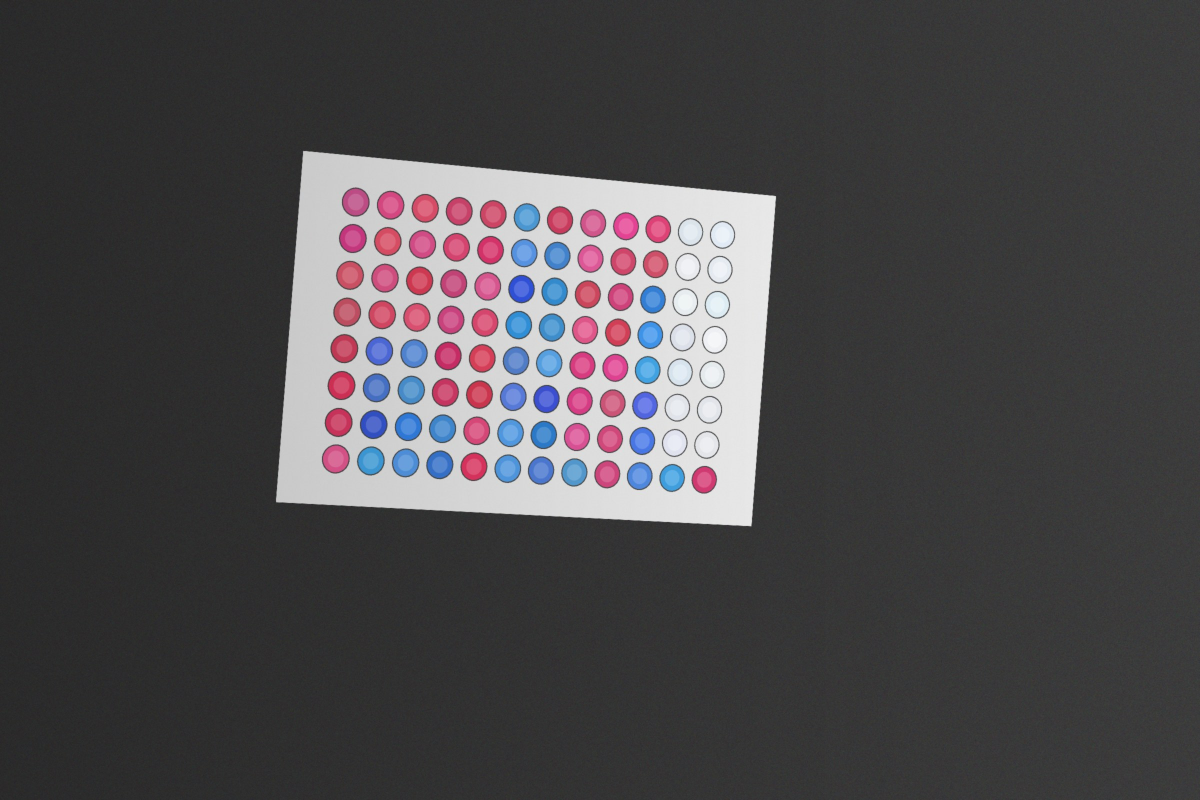
#> input picture samples/sample_01.jpg, 2400 x 1600 px (shown at 1/2 size)
$ python probe3_grid.py samples/sample_01.jpg   (older library calls are emulated)
#> lines starting #> are read from the running program, lines starting #| are printed output that depends on the picture; after the words box and inside, x2 and y2 are one past the last pixel; in counts of white or black regions, pixels touching at a corner belong together
### ast_reader.py
# -*- coding: utf-8 -*-
"""96 孔药敏板图像判读管线（演示版）。

流程: 读图 → 板子检测/透视校正 → 孔位定位 → 颜色提取 → 对照孔校准判读 → MIC 推导
      → 标注图 + JSON 结果 + Excel 导出

命令行用法:
    uv run --with opencv-python --with numpy --with openpyxl --with pillow python ast_reader.py <照片路径>
"""
import argparse
import datetime
import io
import json
import os

import cv2
import numpy as np

HERE = os.path.dirname(os.path.abspath(__file__))
ROW_LETTERS = "ABCDEFGH"

try:
    from openpyxl import Workbook
    from openpyxl.styles import Alignment, Border, Font, PatternFill, Side
    HAS_OPENPYXL = True
except ImportError:
    HAS_OPENPYXL = False

try:
    from PIL import Image, ImageDraw, ImageFont
    HAS_PIL = True
except ImportError:
    HAS_PIL = False


def load_template(path):
    with open(path, "r", encoding="utf-8") as f:
        return json.load(f)


def read_image(path):
    """兼容中文/特殊路径的图片读取。"""
    data = np.fromfile(path, dtype=np.uint8)
    img = cv2.imdecode(data, cv2.IMREAD_COLOR)
    if img is None:
        raise ValueError(f"无法读取图片: {path}")
    return img


# [6 lines left out: function write_image, not called in this run]


def order_corners(pts):
    """四点按 左上/右上/右下/左下 排序。"""
    s = pts.sum(axis=1)
    d = np.diff(pts, axis=1).ravel()
    return np.float32([pts[np.argmin(s)], pts[np.argmin(d)],
                       pts[np.argmax(s)], pts[np.argmax(d)]])


class PlateAnalyzer:
    def __init__(self, template):
        self.t = template
        self.grid = template["grid"]
        self.rows, self.cols = self.grid["rows"], self.grid["cols"]
        self.tracks = template.get("tracks")          # 行式板型（如显色法真菌药敏板）
        self.new_style = bool(self.tracks)
        self.genus = None                             # 菌属（影响颜色判读规则）
        self.pw_mm, self.ph_mm = template["plate_mm"]
        self.well_r_px = 30
        self.warnings = []

    # ---------- 1. 板子检测与透视校正 ----------
    def find_plate(self, img):
        """在照片中找板子四边形（亮板 + 暗背景）。"""
        gray = cv2.cvtColor(img, cv2.COLOR_BGR2GRAY)
        gray = cv2.GaussianBlur(gray, (5, 5), 0)
        _, bw = cv2.threshold(gray, 0, 255, cv2.THRESH_BINARY + cv2.THRESH_OTSU)
        cnts, _ = cv2.findContours(bw, cv2.RETR_EXTERNAL, cv2.CHAIN_APPROX_SIMPLE)
        if not cnts:
            return None
        h, w = gray.shape[:2]
        area_min = 0.08 * h * w
        for c in sorted(cnts, key=cv2.contourArea, reverse=True):
            if cv2.contourArea(c) < area_min:
                continue
            peri = cv2.arcLength(c, True)
            approx = cv2.approxPolyDP(c, 0.02 * peri, True)
            if len(approx) == 4:
                return order_corners(approx.reshape(4, 2).astype(np.float32))
        return None

    def warp(self, img, corners):
        ratio = self.pw_mm / self.ph_mm
        W = 1400
        H = int(round(W / ratio))
        dst = np.float32([[0, 0], [W - 1, 0], [W - 1, H - 1], [0, H - 1]])
        M = cv2.getPerspectiveTransform(corners, dst)
        warped = cv2.warpPerspective(img, M, (W, H))
        self.well_r_px = int(round(self.t["well_diameter_mm"] / 2 * W / self.pw_mm))
        return warped, M, (W, H)

    # ---------- 2. 孔位定位 ----------
    # [54 lines left out: functions template_centers, refine_centers, not called in this run]

    # ---------- 颜色分级（蓝→紫→粉→粉白→白） ----------
    COLOR_LABELS = {"blue": "蓝色（无生长）", "purple": "紫色（临界）",
                    "pink": "粉红（生长）", "pink_white": "粉白（生长）",
                    "white": "白色（生长）"}

    # [23 lines left out: functions _color_class, _color_status, not called in this run]

    def _color_label(self, color):
        rules = (self.t.get("detection") or {}).get("color_rules") or {}
        return (rules.get(color) or {}).get("label") or self.COLOR_LABELS.get(color, color)

    # ---------- 2b. 孔位网格自动校准 ----------
    # [56 lines left out: functions _fit_axis, _fit_from_profiles, _pitch_of, not called in this run]

    @staticmethod
    def _smooth(v, k=5):
        return np.convolve(v.astype(np.float32), np.ones(k, np.float32) / k, mode="same")

    # [1211 lines left out: functions hough_grid, fit_grid, grid_score, align_grid_offset, grid_rim_score, locate_wells and 13 more, not called in this run]


# [2 lines that do not run on import are left out]

### probe3_grid.py
# -*- coding: utf-8 -*-
"""网格诊断：ASCII 预览 + 孔距自相关 + 圆盘匹配滤波（用于确认真实孔位网格）。

用法（在 ast-demo 目录）:
    uv run --with opencv-python --with numpy python probe3_grid.py <照片路径>
"""
import os
import sys

import cv2
import numpy as np

from ast_reader import PlateAnalyzer, load_template, read_image

HERE = os.path.dirname(os.path.abspath(__file__))


def ascii_art(warped, cols=190):
    H, W = warped.shape[:2]
    cw = W / cols
    rows = int(H / (cw * 2))
    ch = H / rows
    out = []
    for i in range(rows):
        line = ""
        for j in range(cols):
            x0, x1 = int(j * cw), min(W, max(int((j + 1) * cw), int(j * cw) + 1))
            y0, y1 = int(i * ch), min(H, max(int((i + 1) * ch), int(i * ch) + 1))
            b, g, r = warped[y0:y1, x0:x1].mean(axis=(0, 1))
            px = np.uint8([[[b, g, r]]])
            h, s, v = cv2.cvtColor(px, cv2.COLOR_BGR2HSV)[0, 0]
            if h >= 145 and s >= 55:
                line += "P"
            elif 95 <= h <= 140 and s >= 45:
                line += "B"
            elif s < 45 and v >= 170:
                line += "."
            elif v < 150 and s < 70:
                line += "#"
            elif 30 <= h <= 60 and s >= 30:
                line += "y"
            else:
                line += "?"
        out.append(line)
    return "\n".join(out)


def pitch_peaks(profile):
    p = profile.astype(np.float64)
    p = p - p.mean()
    ac = np.correlate(p, p, "full")[len(p) - 1:]
    ac = ac / ac[0]
    peaks = []
    for lag in range(20, min(len(ac) - 1, 500)):
        if ac[lag] > ac[lag - 1] and ac[lag] >= ac[lag + 1] and ac[lag] > 0.1:
            peaks.append((lag, round(float(ac[lag]), 3)))
    return peaks[:8]


def clusters1d(vals, tol):
    vals = np.sort(np.asarray(vals, float))
    groups = [[vals[0]]]
    for v in vals[1:]:
        if v - groups[-1][-1] <= tol:
            groups[-1].append(v)
        else:
            groups.append([v])
    return [float(np.mean(g)) for g in groups], [len(g) for g in groups]


def main():
    path = sys.argv[1]
    img = read_image(path)
#> in read_image, img is the input picture: shape (1600, 2400, 3); mean B, G, R 75.4, 72.8, 75.2
    t = load_template(os.path.join(HERE, "template.json"))
#> (reads template.json from the repository)
    an = PlateAnalyzer(t)
    c = an.find_plate(img)
#> in find_plate, `_, bw = cv2.threshold(gray, 0, 255, cv2.THRESH_BINARY + cv2.THRESH_OTSU)`:
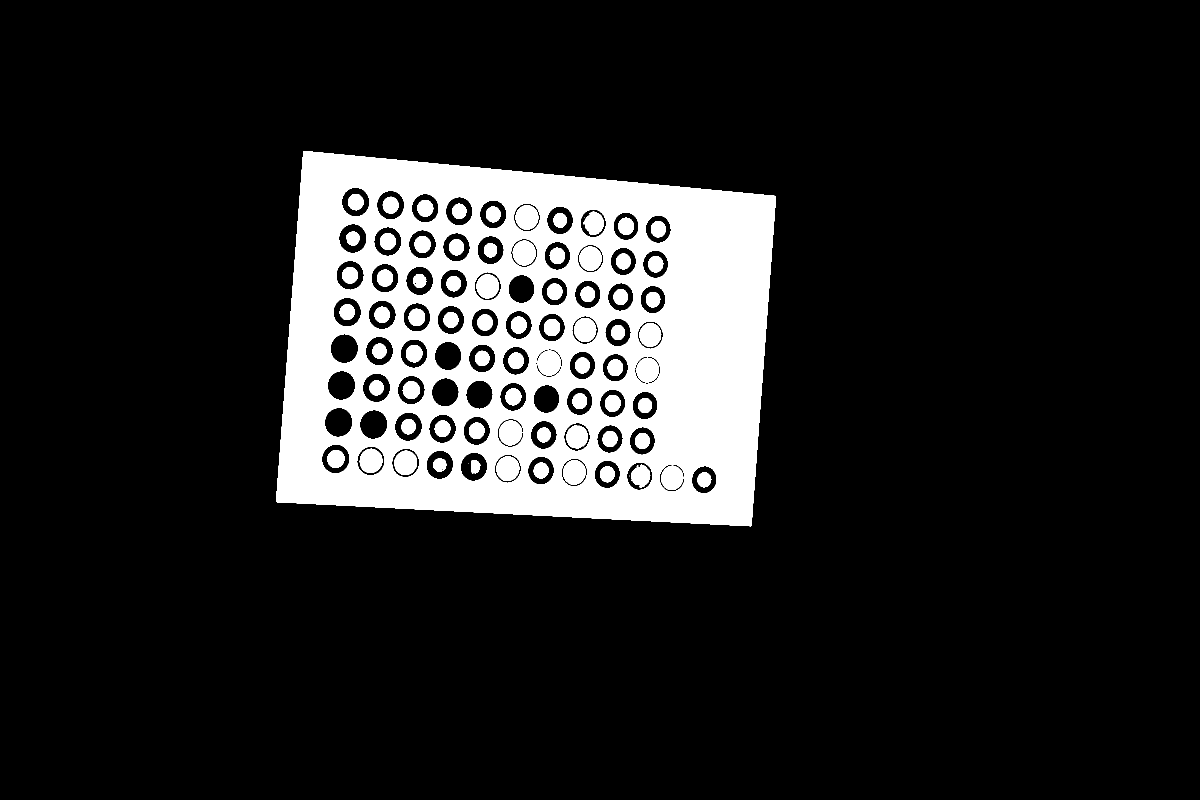
#> bw: shape (1600, 2400) (shown at 1/2 size); 13.9% white; 78 white regions (4 under 20 px)
#> in find_plate, `cnts, _ = cv2.findContours(bw, cv2.RETR_EXTERNAL, cv2.CHAIN_APPROX_SIM..`: cnts = 1 contour; box (x1, y1, x2, y2) and area: (552, 302, 1552, 1053) 648760
#> the loop in find_plate, `for c in sorted(cnts, key=cv2.contourArea, reverse=True):` made 1 pass
#> (peri, approx, s in order_corners, d in order_corners) on pass 1: (3354.5, [[606, 303], [554, 1004], [1502, 1051], [1551, 392]], [909, 1558, 2553, 1943], [-303, 450, -451, -1159])
#> c = [[606, 303], [1551, 392], [1502, 1051], [554, 1004]]
    print("板子四角(原图坐标):", c.round(0).astype(int).tolist())
#| 板子四角(原图坐标): [[606, 303], [1551, 392], [1502, 1051], [554, 1004]]
    h0, w0 = img.shape[:2]
#> h0 = 1600; w0 = 2400
    print(f"原图 {w0}x{h0}")
#| 原图 2400x1600
    warped, M, (W, H) = an.warp(img, c)
#> in warp, `M = cv2.getPerspectiveTransform(corners, dst)`: M = [[1.33, 0.0986, -835.5], [-0.12, 1.28, -313.6], [-6.05e-05, -4.67e-06, 1]]
#> in warp, `warped = cv2.warpPerspective(img, M, (W, H))`:
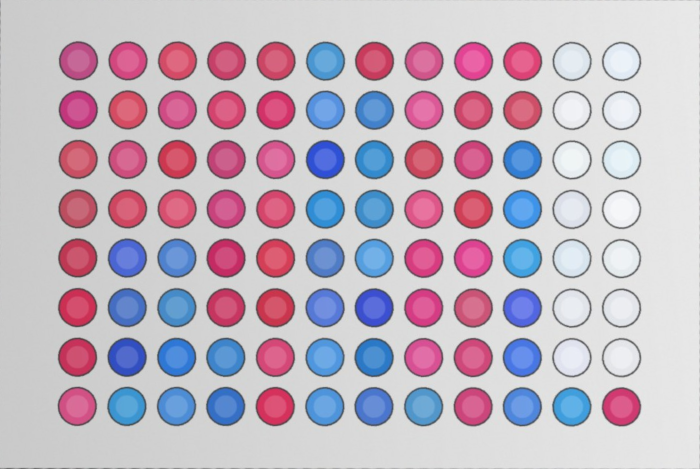
#> warped: shape (937, 1400, 3) (shown at 1/2 size); mean B, G, R 195.4, 180.9, 194.6
#> W = 1400; H = 937
    gray = cv2.cvtColor(warped, cv2.COLOR_BGR2GRAY)
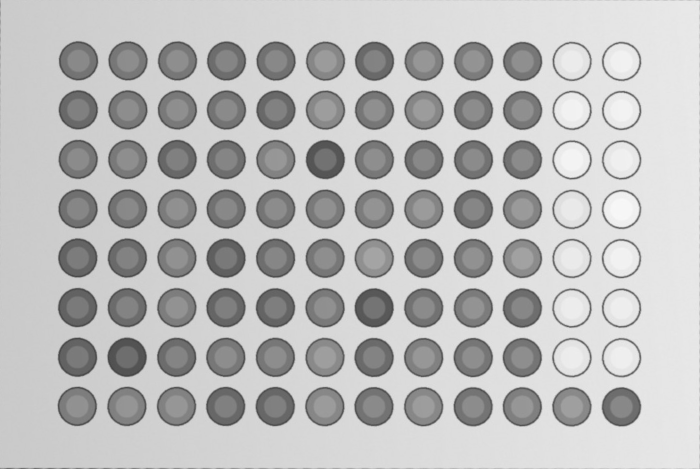
#> gray: shape (937, 1400) (shown at 1/2 size); min 58, max 247, mean 186.6

    print("\n=== 校正后 ASCII 预览（P=粉红 B=蓝 .=亮底 y=黄 ?=其他 #=暗）===")
    print(ascii_art(warped))
#> after the loop in ascii_art, `for i in range(rows):`: out = 63 items

    print("\n=== 孔距自相关（峰 lag ≈ 孔位间距 px）===")
    print("X:", pitch_peaks(gray.mean(axis=0)))
#> in pitch_peaks, `p = profile.astype(np.float64)`: p = 1400 values, max 231.1 at index 1395, min 147.3 at index 153, mean 186.6
#> in pitch_peaks, `p = p - p.mean()`: p = 1400 values, max 44.45 at index 1395, min -39.36 at index 153, mean -1.3e-15
#> in pitch_peaks, `ac = np.correlate(p, p, "full")[len(p) - 1:]`: ac = 1400 values, max 1076473.9 at index 0, min -218583.6 at index 853, mean 384.5
#> in pitch_peaks, `ac = ac / ac[0]`: ac = 1400 values, max 1 at index 0, min -0.203 at index 853, mean 0.000357
#> after the loop in pitch_peaks, `for lag in range(20, min(len(ac) - 1, 500)):`: peaks = [(99, 0.731), (197, 0.57), (296, 0.385), (395, 0.287), (494, 0.223)]
    print("Y:", pitch_peaks(gray.mean(axis=1)))

    print("\n=== 圆盘匹配滤波峰值 ===")
    g = gray.astype(np.float32)
    for r in (16, 20, 26):
        disk = np.zeros((2 * r + 1, 2 * r + 1), np.float32)
        cv2.circle(disk, (r, r), r, 1.0, -1)
        disk /= disk.sum()
        resp = cv2.filter2D(-g, -1, disk)
        m = cv2.dilate(resp, np.ones((r + 3, r + 3)))
        local = resp >= m - 1e-6
        for k in (1.0, 1.5):
            thr = resp.mean() + k * resp.std()
            ys, xs = np.nonzero(local & (resp > thr))
            if len(xs) == 0:
                continue
            cx, nc = clusters1d(xs, r * 0.8)
            cy, nr = clusters1d(ys, r * 0.8)
            print(f"r={r} k={k}: 峰 {len(xs)} 个，列簇 {len(cx)}，行簇 {len(cy)}")
            if 6 <= len(cx) <= 30:
                print("  列簇间距:", [round(float(x), 1) for x in np.diff(cx)])
                print("  行簇间距:", [round(float(x), 1) for x in np.diff(cy)])
#> this loop made 3 passes
#> pass 1, in main, `m = cv2.dilate(resp, np.ones((r + 3, r + 3)))`:
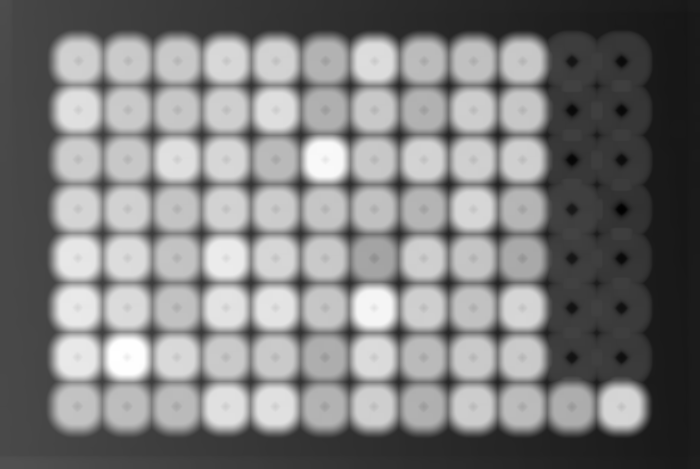
#> m: shape (937, 1400) float32 (shown at 1/2 size); min -244.6, max -92.73, mean -170; drawn with min black and max white
#> pass 1, in main, `local = resp >= m - 1e-6`:
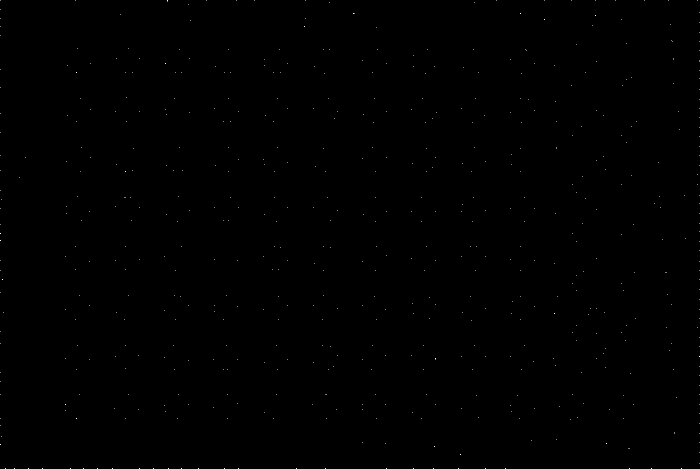
#> local: shape (937, 1400) bool (shown at 1/2 size); 0.05% white in thin lines or dots
#> after the loop:
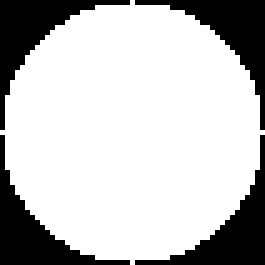
#> disk: shape (53, 53) float32 (shown 5 times larger); values 0 (black) and 0.000471 (white), 75.5% white; 4 black regions, box (x1, y1, x2, y2) and area: (0, 0, 26, 26) 172, (27, 0, 53, 26) 172, (0, 27, 26, 53) 172, (27, 27, 53, 53) 172
#> after the loop:
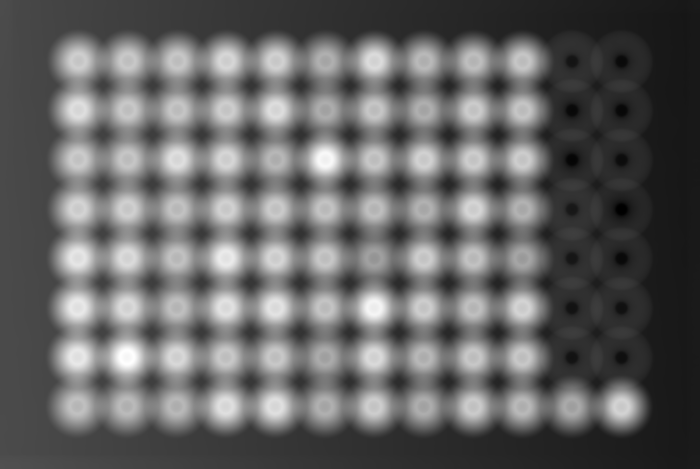
#> resp: shape (937, 1400) float32 (shown at 1/2 size); min -244.3, max -97.74, mean -186.7; drawn with min black and max white


if __name__ == "__main__":
    main()
